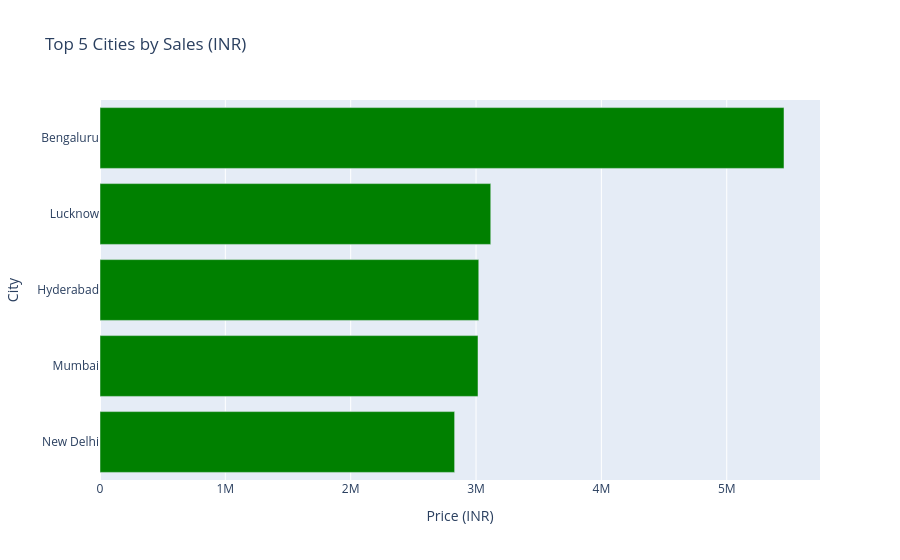

Source (notebook cell):
### Markdown cell above
### Top 5 Cities by Sales

### Code cell
top_5_cities=(
    df.groupby("City")["Price (INR)"]
    .sum()
    .nlargest(5)
    .sort_values()
    .reset_index()
)

fig=px.bar(
    top_5_cities,
    x="Price (INR)",
    y="City",
    orientation="h",
    title="Top 5 Cities by Sales (INR)",
    color_discrete_sequence=['green']
)
fig.show()

### Figure 1 — Plotly figure (JSON) as saved in the notebook; plotly's stock layout.template omitted (floating-point values rounded to 4 significant figures)
{"data": [{"alignmentgroup": "True", "hovertemplate": "Price (INR)=%{x}<br>City=%{y}<extra></extra>", "legendgroup": "", "marker": {"color": "green", "pattern": {"shape": ""}}, "name": "", "offsetgroup": "", "orientation": "h", "showlegend": false, "textposition": "auto", "type": "bar", "x": [2829000.0, 3016000.0, 3022000.0, 3117000.0, 5457000.0], "xaxis": "x", "y": ["New Delhi", "Mumbai", "Hyderabad", "Lucknow", "Bengaluru"], "yaxis": "y"}], "layout": {"barmode": "relative", "legend": {"tracegroupgap": 0}, "title": {"text": "Top 5 Cities by Sales (INR)"}, "xaxis": {"anchor": "y", "domain": [0, 1], "title": {"text": "Price (INR)"}}, "yaxis": {"anchor": "x", "domain": [0, 1], "title": {"text": "City"}}}}
